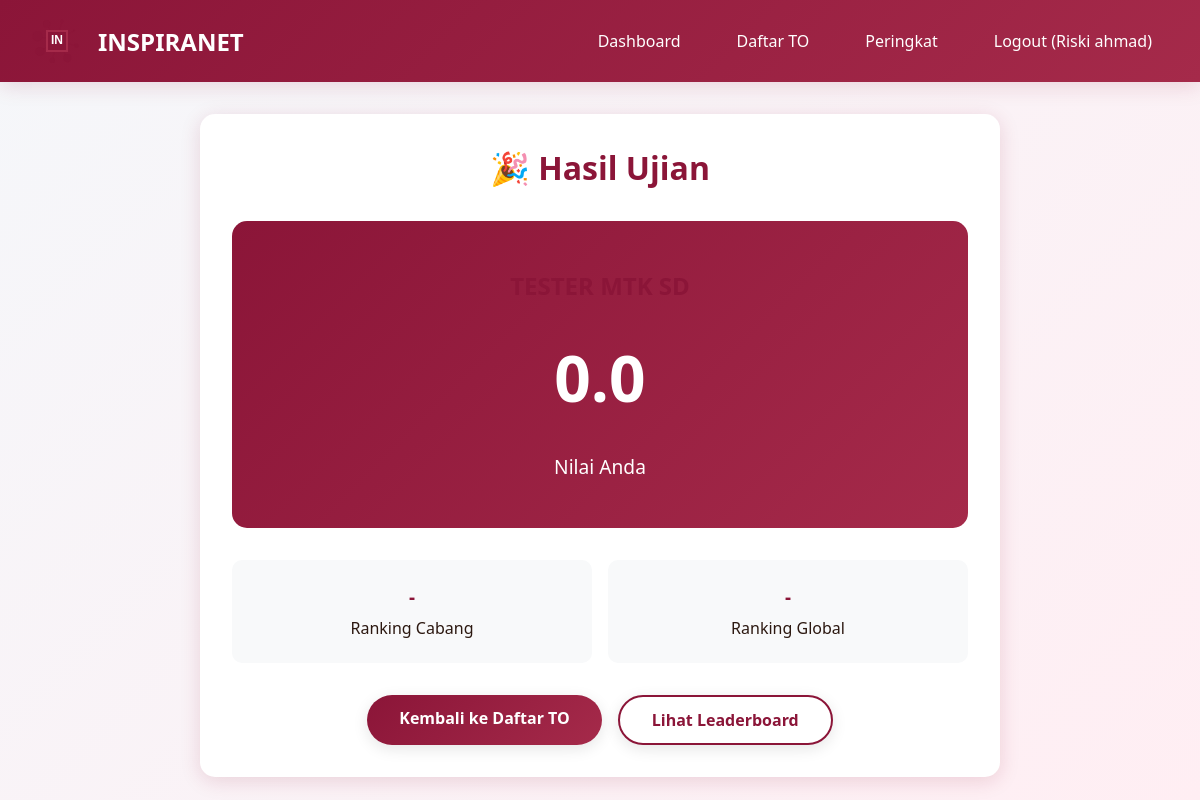
Before: /student/exams/123/result (signed in) with the older database file.
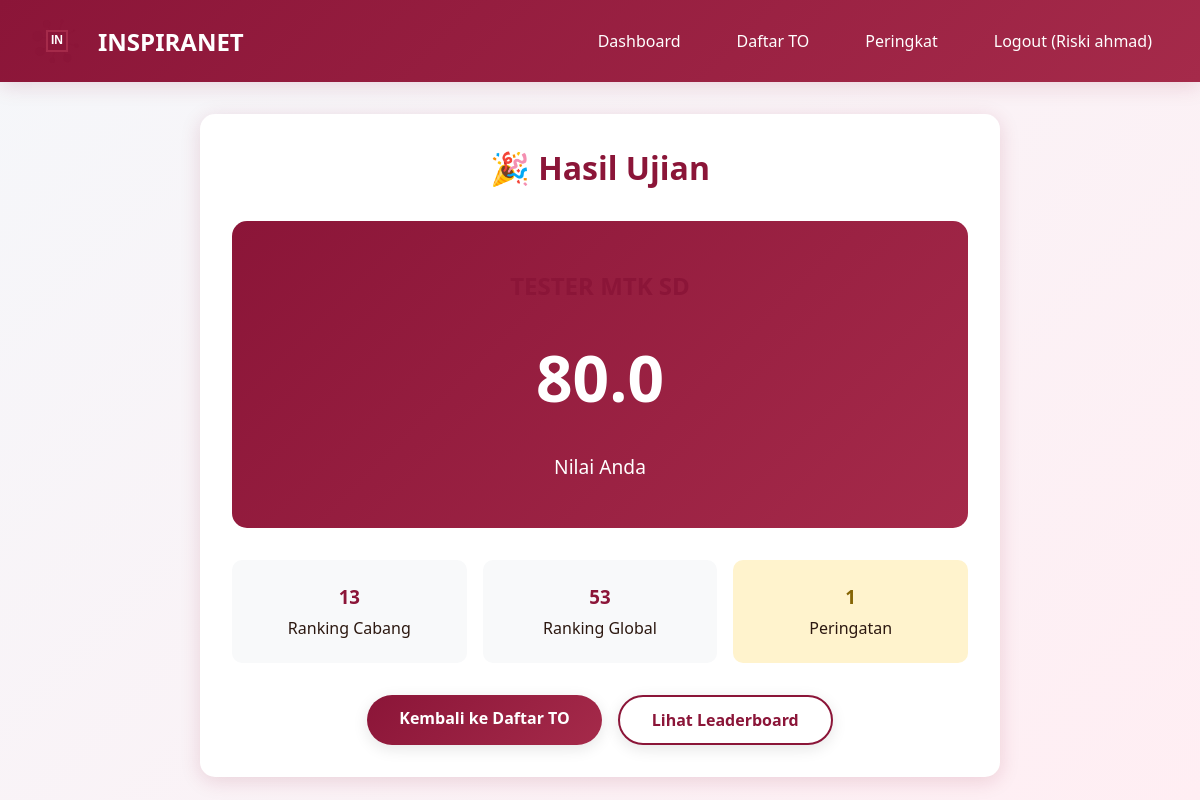
After: the same page with the newer database file.
### models.py (models this page shows)
class ExamAttempt(db.Model):
    __tablename__ = 'exam_attempts'
    id = db.Column(db.Integer, primary_key=True)
    user_id = db.Column(db.Integer, db.ForeignKey('users.id'), nullable=False)
    exam_id = db.Column(db.Integer, db.ForeignKey('exams.id'), nullable=False)
    started_at = db.Column(db.DateTime, default=datetime.utcnow)
    finished_at = db.Column(db.DateTime, nullable=True)
    total_score = db.Column(db.Float, default=0)
    is_completed = db.Column(db.Boolean, default=False)
    answers = db.Column(db.Text, nullable=True)
    essay_answers = db.Column(db.Text, nullable=True)
    essay_scores = db.Column(db.Text, nullable=True)
    cheating_warnings = db.Column(db.Integer, default=0)

class Leaderboard(db.Model):
    __tablename__ = 'leaderboards'
    id = db.Column(db.Integer, primary_key=True)
    exam_id = db.Column(db.Integer, db.ForeignKey('exams.id'), nullable=False)
    user_id = db.Column(db.Integer, db.ForeignKey('users.id'), nullable=False)
    rank_in_branch = db.Column(db.Integer, nullable=True)
    rank_global = db.Column(db.Integer, nullable=True)
    total_score = db.Column(db.Float, nullable=False)
    completion_time = db.Column(db.Integer, nullable=True)
    percentile = db.Column(db.Float, nullable=True)
    created_at = db.Column(db.DateTime, default=datetime.utcnow)

### app.py (the view)
@app.route('/student/exams/<int:id>/result')
@login_required
def student_result(id):
    if current_user.role != 'student':
        flash('Akses ditolak!', 'danger')
        return redirect(url_for('index'))
    attempt = ExamAttempt.query.get_or_404(id)
    if attempt.user_id != current_user.id:
        flash('Akses ditolak!', 'danger')
        return redirect(url_for('student_dashboard'))
    leaderboard_entry = Leaderboard.query.filter_by(
        exam_id=attempt.exam_id,
        user_id=current_user.id
    ).first()
    return render_template('student_result.html', attempt=attempt, leaderboard=leaderboard_entry)

### app.py (called while the page is built)
@login_manager.user_loader
def load_user(user_id):
    return User.query.get(int(user_id))

@app.before_request
def ensure_db():
    if not hasattr(app, '_db_initialized'):
        app._db_initialized = True
        init_database()

### templates/student_result.html (shortened to what this page needs)
{% extends "base.html" %}
{% block content %}
<div class="card" style="max-width: 800px; margin: 2rem auto; text-align: center;">
    <h1 style="color: var(--primary-color); margin-bottom: 2rem;">🎉 Hasil Ujian</h1>
    <div style="background: linear-gradient(135deg, var(--primary-color) 0%, var(--secondary-color) 100%); color: white; padding: 3rem; border-radius: 15px; margin-bottom: 2rem;">
        <h2>{{ attempt.exam.title }}</h2>
        <div style="font-size: 4rem; font-weight: bold; margin: 2rem 0;">{{ attempt.total_score }}</div>
        <p style="font-size: 1.2rem;">Nilai Anda</p>
    </div>
    <div style="display: grid; grid-template-columns: repeat(auto-fit, minmax(150px, 1fr)); gap: 1rem; margin: 2rem 0;">
        <div style="padding: 1.5rem; background: #f8f9fa; border-radius: 10px;">
            <h3 style="color: var(--primary-color); margin-bottom: 0.5rem;">{{ leaderboard.rank_in_branch if leaderboard else '-' }}</h3>
            <p>Ranking Cabang</p>
        </div>
        <div style="padding: 1.5rem; background: #f8f9fa; border-radius: 10px;">
            <h3 style="color: var(--primary-color); margin-bottom: 0.5rem;">{{ leaderboard.rank_global if leaderboard else '-' }}</h3>
            <p>Ranking Global</p>
        </div>
        {% if attempt.cheating_warnings > 0 %}
        <div style="padding: 1.5rem; background: #fff3cd; border-radius: 10px;">
            <h3 style="color: #856404; margin-bottom: 0.5rem;">{{ attempt.cheating_warnings }}</h3>
            <p>Peringatan</p>
        </div>
        {% endif %}
    </div>
    <div style="display: flex; gap: 1rem; justify-content: center; margin-top: 2rem;">
        <a href="{{ url_for('student_exams') }}" class="btn btn-primary">Kembali ke Daftar TO</a>
        <a href="{{ url_for('leaderboard', exam_id=attempt.exam_id) }}" class="btn btn-secondary">Lihat Leaderboard</a>
    </div>
</div>
{% endblock %}

Changed rows visible on the page:
changed ExamAttempt: total_score "0.0" → "80.0"; cheating_warnings (not shown) → "1"
added Leaderboard: rank_in_branch "13", rank_global "53"
Other visible differences:
{{ leaderboard.rank_in_branch if leaderboard else '-' }}: "-" → (not shown)
{{ leaderboard.rank_global if leaderboard else '-' }}: "-" → (not shown)
text now shown: "Peringatan"
